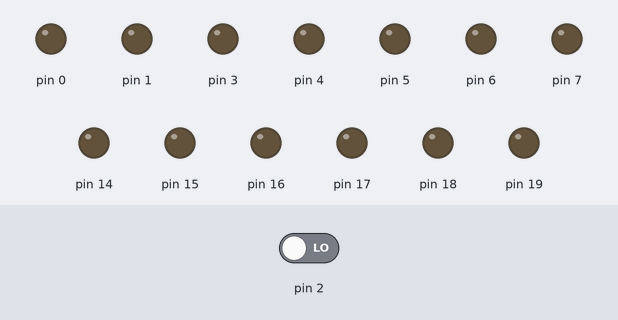
The sketch below on a simulated Arduino Uno, built with avr-gcc and run on an emulated ATmega328P. Shown: output pins drawn as LEDs (lit = HIGH). Dashed ring = blinking. Inputs (shaded band) come from the test bench; at power-on: pin 2 LOW.

Above: at 0.8 s.
0.9 s: pin 2 driven HIGH
At 1.15 s:
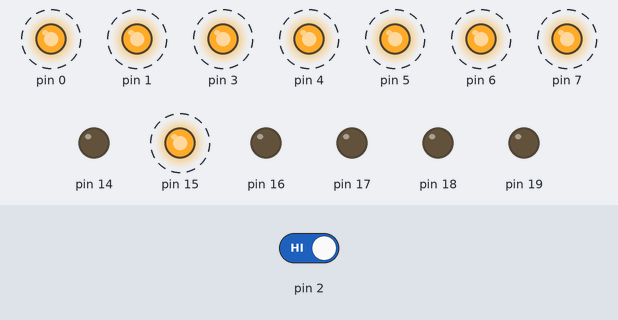
At 1.8 s:
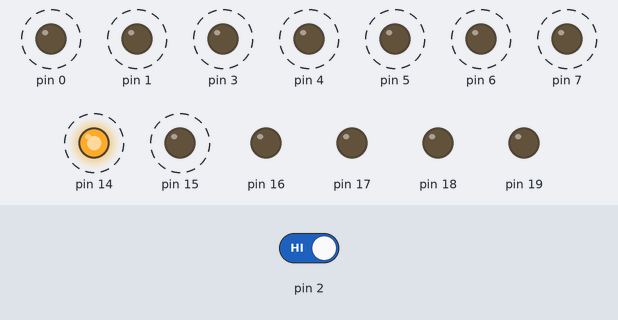
3.9 s: pin 2 driven LOW
At 5.2 s:
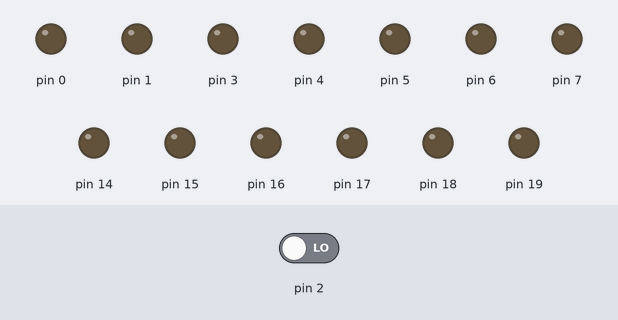
Timing chart, 0 to 6.9 s (numbered marks = the images above; inputs shaded):
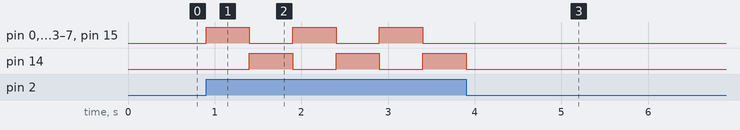

The sketch:

14.2.ino
```cpp
#include <avr/io.h>
#include <util/delay.h>
#define checkbit(x,y) ((x) & (y))
#define bitn(p) (0x01 << (p))

int main(void)
{
  DDRD = 0xFB;
  DDRC = 0xFF;
  while(1)
  {
    if(checkbit(PIND,bitn(2)))
    {
      PORTC = 0x02;
      PORTD = 0xFF;
      _delay_ms(500);
    }
    if(checkbit(PIND,bitn(3)))
    {
      PORTC = 0x01;
      PORTD = 0x00;
      _delay_ms(500);
    }
    PORTC = 0x00;
  }
}
```

Measured:
- after the input at 0.9 s, pin 0, pin 1, pin 3–7, pin 15: alternates HIGH for 0.50 s and LOW for 0.50 s, starting at once; pin 14: alternates HIGH for 0.50 s and LOW for 0.50 s, starting after 0.50 s
- after the input at 3.9 s, pin 0, pin 1, pin 3–7, pin 15: stops changing and stays LOW; pin 14: goes on until 3.9 s, then stays LOW
